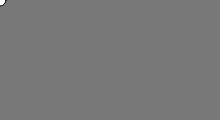
Frame 1 (no input)
Frame 60 (no input): identical to frame 1, image omitted
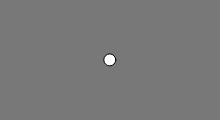
Frame 120 (the mouse pressed at the canvas centre since frame 60)

The p5.js sketch that drew these frames (run headless with seeded random() and noise() and a simulated clock; from frame 60 on, the mouse is pressed at the canvas centre):

// p5.js sketch
// ── sketch.js
var x = 0;
var y = 0;
var easing = 0.1;

function setup() {
  createCanvas(220, 120);
}

function draw() {
  background(120);
  var targetX = mouseX;
  var targetY = mouseY;
  x += (targetX - x) * easing;
  y += (targetY -y) * easing;
  ellipse(x, y, 12, 12);
}
